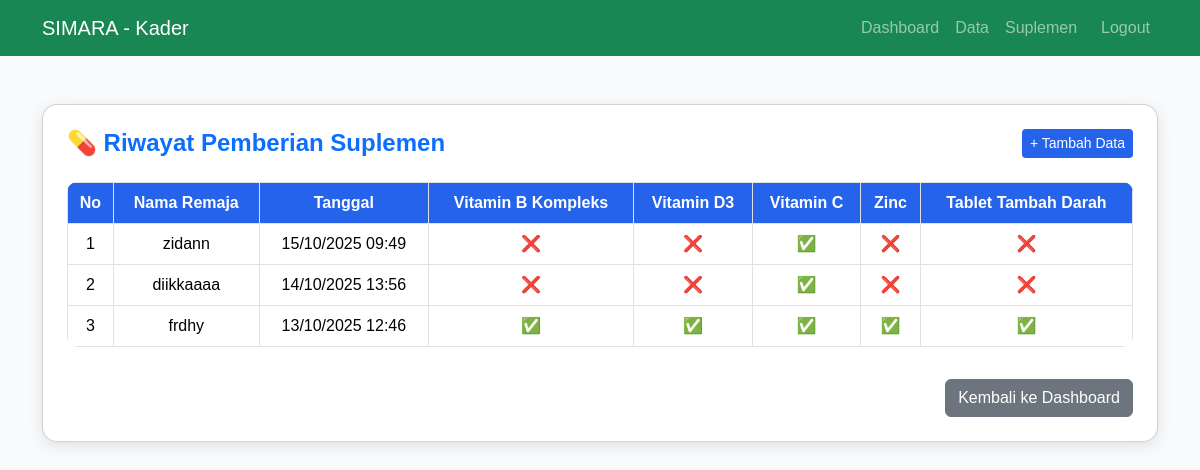
The page /kader/view_suplemen.php (signed in) on the database its author committed.
### tables this page shows
CREATE TABLE `pemberian_suplemen` (
  `id` int(11) NOT NULL,
  `user_id` int(11) NOT NULL,
  `kader_id` int(11) NOT NULL,
  `vit_bkomplek` tinyint(1) DEFAULT 0,
  `vit_d3` tinyint(1) DEFAULT 0,
  `vit_c` tinyint(1) DEFAULT 0,
  `zinc` tinyint(1) DEFAULT 0,
  `tablet_tambah_darah` tinyint(1) DEFAULT 0,
  `tanggal_pemberian` datetime DEFAULT current_timestamp(),
  `tanggal_minum_terakhir` datetime DEFAULT NULL
);

CREATE TABLE `users` (
  `id` int(11) NOT NULL,
  `nama` varchar(150) NOT NULL,
  `no_hp` varchar(15) NOT NULL,
  `email` varchar(150) NOT NULL,
  `password` varchar(255) NOT NULL,
  `role` enum('remaja','kader','admin') NOT NULL,
  `created_at` timestamp NOT NULL DEFAULT current_timestamp(),
  `kecamatan_id` int(11) DEFAULT NULL,
  `kelurahan_id` int(11) DEFAULT NULL,
  `sekolah_id` int(11) DEFAULT NULL,
  `alamat` text DEFAULT NULL,
  `status_kesehatan` varchar(50) DEFAULT NULL
);

### kader/view_suplemen.php (the view, shortened to what this page needs)
<?php
require_once '../config/db.php';
$kader_id = $_SESSION['user_id'];
$query = "
  SELECT ps.*, u.nama AS nama_remaja
  FROM pemberian_suplemen ps
  JOIN users u ON ps.user_id = u.id
  WHERE ps.kader_id = '$kader_id'
  ORDER BY ps.tanggal_pemberian DESC
";
$result = mysqli_query($conn, $query);
?>
<!DOCTYPE html>
<html lang="id">
<head>
<link href="https://cdn.jsdelivr.net/npm/bootstrap@5.3.3/dist/css/bootstrap.min.css" rel="stylesheet">
</head>
<body>
<?php include 'navbar.php'; ?>
<div class="container py-5">
  <div class="card p-4">
    <div class="d-flex justify-content-between align-items-center mb-4">
      <h4 class="text-primary fw-bold mb-0">💊 Riwayat Pemberian Suplemen</h4>
      <a href="input_suplemen.php" class="btn btn-primary btn-sm">+ Tambah Data</a>
    </div>
    <div class="table-responsive">
      <table class="table table-bordered table-hover align-middle">
        <thead>
          <tr>
            <th>No</th>
            <th>Nama Remaja</th>
            <th>Tanggal</th>
            <th>Vitamin B Kompleks</th>
            <th>Vitamin D3</th>
            <th>Vitamin C</th>
            <th>Zinc</th>
            <th>Tablet Tambah Darah</th>
          </tr>
        </thead>
        <tbody>
          <?php
          $no = 1;
          if (mysqli_num_rows($result) > 0):
            while ($row = mysqli_fetch_assoc($result)):
          ?>
          <tr>
            <td><?= $no++; ?></td>
            <td><?= htmlspecialchars($row['nama_remaja']); ?></td>
            <td><?= date('d/m/Y H:i', strtotime($row['tanggal_pemberian'])); ?></td>
            <td><?= $row['vit_bkomplek'] ? '✅' : '❌'; ?></td>
            <td><?= $row['vit_d3'] ? '✅' : '❌'; ?></td>
            <td><?= $row['vit_c'] ? '✅' : '❌'; ?></td>
            <td><?= $row['zinc'] ? '✅' : '❌'; ?></td>
            <td><?= $row['tablet_tambah_darah'] ? '✅' : '❌'; ?></td>
          </tr>
          <?php
            endwhile;
          else:
          ?>
          <tr>
            <td colspan="8" class="text-muted">Belum ada data pemberian suplemen.</td>
          </tr>
          <?php endif; ?>
        </tbody>
      </table>
    </div>
    <div class="text-end mt-3">
      <a href="dashboard.php" class="btn btn-secondary">Kembali ke Dashboard</a>
    </div>
  </div>
</div>
</body>
</html>

### kader/view_suplemen.php (style rules this page uses)
body { background: #f8fafc; font-family: 'Poppins', sans-serif; }
.card { border-radius: 15px; box-shadow: 0 4px 15px rgba(0,0,0,0.1); }
.table { background: white; border-radius: 10px; overflow: hidden; }
.table th { background-color: #2563eb; color: white; text-align: center; vertical-align: middle; }
.table td { text-align: center; vertical-align: middle; }
.btn-primary { background-color: #2563eb; border: none; }

### rows shown on the page
pemberian_suplemen: user.nama "zidann", tanggal_pemberian "15/10/2025 09:49"
pemberian_suplemen: user.nama "diikkaaaa", tanggal_pemberian "14/10/2025 13:56"
pemberian_suplemen: user.nama "frdhy", tanggal_pemberian "13/10/2025 12:46"
